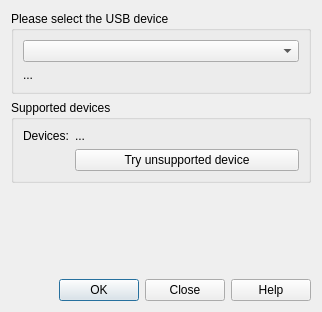
<?xml version="1.0" encoding="UTF-8"?>
<ui version="4.0">
 <class>SelectSupportedDevice</class>
 <widget class="QDialog" name="SelectSupportedDevice">
  <property name="geometry">
   <rect>
    <x>0</x>
    <y>0</y>
    <width>322</width>
    <height>312</height>
   </rect>
  </property>
  <property name="windowTitle">
   <string>Select device</string>
  </property>
  <layout class="QVBoxLayout" name="verticalLayout_2">
   <item>
    <widget class="QGroupBox" name="groupBox">
     <property name="title">
      <string>Please select the USB device</string>
     </property>
     <layout class="QVBoxLayout" name="verticalLayout">
      <item>
       <widget class="QComboBox" name="cmbDevices"/>
      </item>
      <item>
       <widget class="QLabel" name="labelReadyState">
        <property name="text">
         <string>...</string>
        </property>
       </widget>
      </item>
     </layout>
    </widget>
   </item>
   <item>
    <widget class="QGroupBox" name="groupBox_2">
     <property name="title">
      <string>Supported devices</string>
     </property>
     <layout class="QFormLayout" name="formLayout">
      <item row="0" column="0">
       <widget class="QLabel" name="label">
        <property name="text">
         <string>Devices:</string>
        </property>
       </widget>
      </item>
      <item row="0" column="1">
       <widget class="QLabel" name="labelSupportedDevices">
        <property name="text">
         <string>...</string>
        </property>
        <property name="wordWrap">
         <bool>true</bool>
        </property>
       </widget>
      </item>
      <item row="3" column="1">
       <widget class="QPushButton" name="btnAddDevice">
        <property name="text">
         <string>Try unsupported device</string>
        </property>
       </widget>
      </item>
     </layout>
    </widget>
   </item>
   <item>
    <spacer name="verticalSpacer">
     <property name="orientation">
      <enum>Qt::Vertical</enum>
     </property>
     <property name="sizeHint" stdset="0">
      <size>
       <width>20</width>
       <height>40</height>
      </size>
     </property>
    </spacer>
   </item>
   <item>
    <widget class="QDialogButtonBox" name="buttonBox">
     <property name="orientation">
      <enum>Qt::Horizontal</enum>
     </property>
     <property name="standardButtons">
      <set>QDialogButtonBox::Close|QDialogButtonBox::Help|QDialogButtonBox::Ok</set>
     </property>
    </widget>
   </item>
  </layout>
 </widget>
 <resources/>
 <connections>
  <connection>
   <sender>buttonBox</sender>
   <signal>accepted()</signal>
   <receiver>SelectSupportedDevice</receiver>
   <slot>accept()</slot>
   <hints>
    <hint type="sourcelabel">
     <x>257</x>
     <y>302</y>
    </hint>
    <hint type="destinationlabel">
     <x>157</x>
     <y>274</y>
    </hint>
   </hints>
  </connection>
  <connection>
   <sender>buttonBox</sender>
   <signal>rejected()</signal>
   <receiver>SelectSupportedDevice</receiver>
   <slot>reject()</slot>
   <hints>
    <hint type="sourcelabel">
     <x>312</x>
     <y>302</y>
    </hint>
    <hint type="destinationlabel">
     <x>286</x>
     <y>274</y>
    </hint>
   </hints>
  </connection>
 </connections>
</ui>
